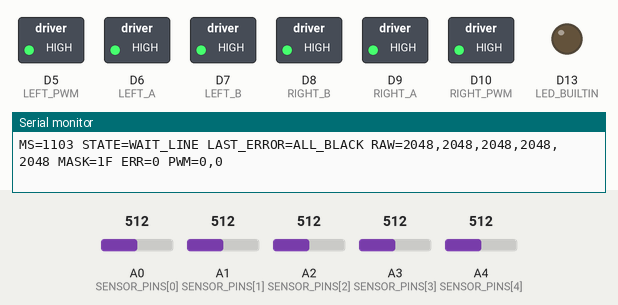
Bench run of a sketch on a simulated Arduino Uno R4 Minima. Parts: switched loads named in the sketch (green lamp = pin HIGH), output pins drawn as LEDs (lit = HIGH), the last lines printed to the serial monitor. Dashed ring = blinking. The test bench sets the inputs (shaded band); at power-on: A0 (SENSOR_PINS[0]) = 512, A4 (SENSOR_PINS[4]) = 512, A2 (SENSOR_PINS[2]) = 512, A1 (SENSOR_PINS[1]) = 512, A3 (SENSOR_PINS[3]) = 512 (analog values on the 0–1023 scale).

Above: at 1.2 s.
1.3 s: A0 (SENSOR_PINS[0]) set to 526
4.3 s: A4 (SENSOR_PINS[4]) set to 528
At 5.1 s:
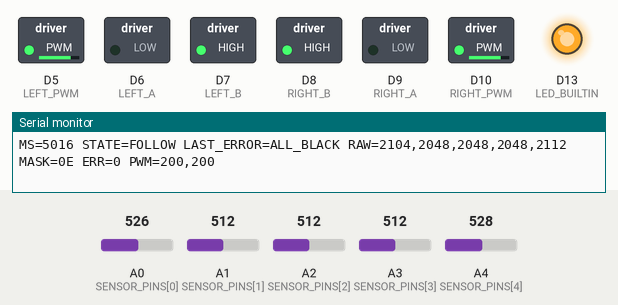
5.8 s: A2 (SENSOR_PINS[2]) set to 530
At 7.07 s:
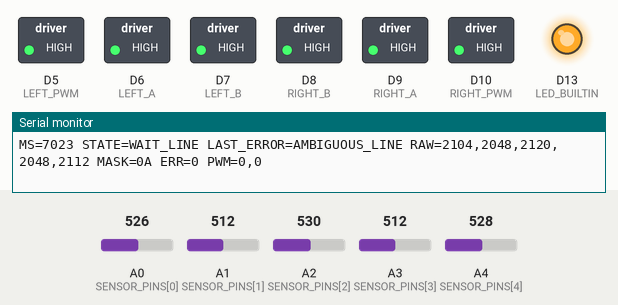
8.8 s: A1 (SENSOR_PINS[1]) set to 716
At 9.8 s:
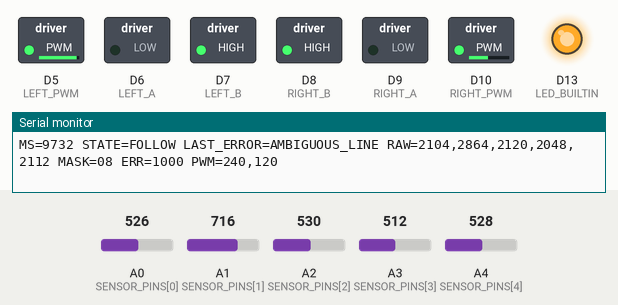
10.3 s: A3 (SENSOR_PINS[3]) set to 716
At 10.7 s:
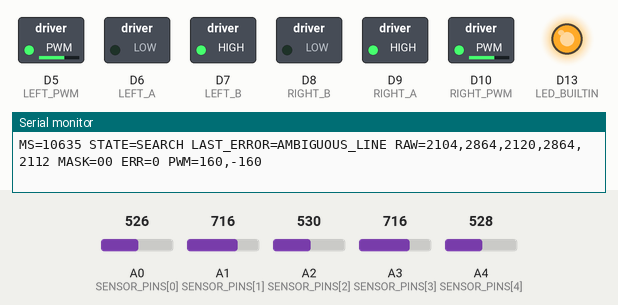
13.3 s: A1 (SENSOR_PINS[1]) set to 306
At 14.4 s:
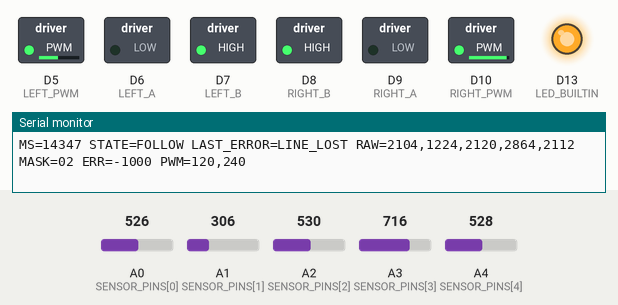
Timing chart, 0 to 15.8 s (numbered marks = the images above; inputs shaded):
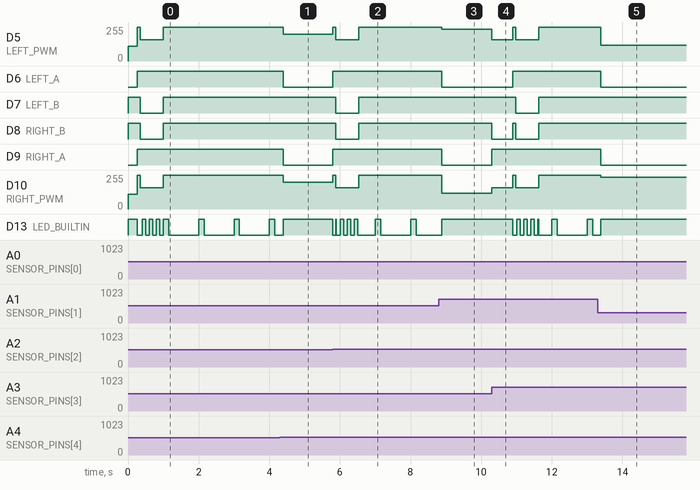

Measured:
- the behaviour switches between 513 and 514 on A4 (SENSOR_PINS[4]) (found by bisection; images 0 and 1)
- the behaviour switches between 513 and 514 on A2 (SENSOR_PINS[2]) (found by bisection; images 1 and 2)
- after the input at 4.3 s, D5 (LEFT_PWM), D10 (RIGHT_PWM): 255/255 → 200/255 after 0.09 s; D6 (LEFT_A), D9 (RIGHT_A): HIGH → LOW after 0.09 s
- after the input at 5.8 s, D5 (LEFT_PWM), D10 (RIGHT_PWM): 200/255 → 255/255 at once, → 160/255 0.08 s later, → 255/255 0.65 s later; D6 (LEFT_A), D9 (RIGHT_A): LOW → HIGH at once; D7 (LEFT_B), D8 (RIGHT_B): HIGH → LOW after 0.09 s, → HIGH 0.65 s later
- after the input at 8.8 s, D5 (LEFT_PWM): 255/255 → 240/255 after 0.09 s; D6 (LEFT_A), D9 (RIGHT_A): HIGH → LOW after 0.09 s; D10 (RIGHT_PWM): 255/255 → 120/255 after 0.09 s
- after the input at 10.3 s, D5 (LEFT_PWM): alternates 255/255 for 0.08 s and 160/255 for 0.62 s, 4 changes in all, then stays 255/255, starting at once; D6 (LEFT_A): LOW → HIGH after 0.60 s
- after the input at 13.3 s, D5 (LEFT_PWM): 255/255 → 120/255 after 0.09 s; D6 (LEFT_A), D9 (RIGHT_A): HIGH → LOW after 0.09 s; D10 (RIGHT_PWM): 255/255 → 240/255 after 0.09 s

The sketch:

robot_line_state_machine.ino
```cpp
// =====================================================================
// Line Following Robot - Analog + Recovery State Machine
// TCRT5000 5CH + L298N + Arduino UNO WiFi R4
// พอร์ตมาจาก robotline_simple.ino (โปรเจกต์ robotcurclerun/IOT-Robot)
// เก็บเป็นไฟล์แยกจาก robot_line_following_PD (PD controller ตัวหลักของรถคันนี้)
//
// สลับสายมอเตอร์ทางฮาร์ดแวร์แล้ว (2026-09-15) ให้ตรงกับขาต้นฉบับของ robotline_simple.ino:
// ขา 10 = มอเตอร์ขวา, ขา 5 = มอเตอร์ซ้าย — ใช้ชื่อขา/ทิศทางแบบต้นฉบับตรงๆ ไม่ต้องแปลงอีก
// ปรับค่า calibration/tuning ได้ใน Settings.h
// =====================================================================
#include <Arduino.h>
#include <math.h>
#include <stdio.h>
#include <ctype.h>
#include "Settings.h"

using namespace settings;

// ขา L298N ของรถคันนี้ (ตรงกับสายที่ต่อจริงหลังสลับ — เหมือน robotline_simple.ino ต้นฉบับ)
const int LEFT_PWM = 5, LEFT_A = 6, LEFT_B = 7;   // มอเตอร์ซ้าย
const int RIGHT_PWM = 10, RIGHT_A = 9, RIGHT_B = 8; // มอเตอร์ขวา

// เรียงจากซ้ายไปขวา S1..S5
const int SENSOR_PINS[5] = {A0, A1, A2, A3, A4};

static_assert(BASE_SPEED > 0 && BASE_SPEED <= MAX_SPEED && MAX_SPEED <= 255,
              "Use motor speeds in 1..MAX_SPEED, with MAX_SPEED <= 255");
static_assert(TURN_SPEED > 0 && TURN_SPEED <= MAX_SPEED &&
              SEARCH_SPEED > 0 && SEARCH_SPEED <= MAX_SPEED &&
              REVERSE_SPEED > 0 && REVERSE_SPEED <= MAX_SPEED &&
              CROSS_SPEED > 0 && CROSS_SPEED <= MAX_SPEED,
              "Turn/search/reverse/cross speeds must be in 1..MAX_SPEED");
static_assert(RIGHT_TRIM > 0 && RIGHT_TRIM <= 2 && STEERING_KP >= 0,
              "Check RIGHT_TRIM and STEERING_KP");
static_assert(SAMPLE_MS > 0 && SAMPLE_MS < CONTROL_GAP_MS,
              "SAMPLE_MS must be positive and smaller than CONTROL_GAP_MS");

int raw[5] = {}, lineMask = 0, lineGroups = 0;
float lineError = 0; // -2 = สุดซ้าย, 0 = กลาง, +2 = สุดขวา
int leftPwm = 256, rightPwm = 256; // บังคับให้รอบแรกเขียนมอเตอร์เสมอ
int lastDirection = 0;             // -1 ซ้าย, +1 ขวา, 0 ยังไม่รู้
bool stopped = false, turning = false, crossing = false;
enum class Recovery { None, BrakeBefore, Reverse, BrakeAfter, WaitLine };
Recovery recovery = Recovery::None;
const char* state = "READY";
const char* lastError = "NONE";
uint32_t lastSample = 0, lastLine = 0, turnSince = 0, blackSince = 0;
uint32_t brakeSince = 0, reverseSince = 0;

int limitPwm(int value) {
  if (value > MAX_SPEED) return MAX_SPEED;
  if (value < -MAX_SPEED) return -MAX_SPEED;
  return value;
}

// forward = a=LOW,b=HIGH ; reverse = a=HIGH,b=LOW ; value=0: a=b=HIGH (dynamic brake)
// (ตรงกับ robotline_simple.ino ต้นฉบับ — ใช้ได้ตรงๆ เพราะสลับสายมอเตอร์ให้ตรงกับขาแล้ว)
void setWheel(int enable, int a, int b, int value, int previous) {
  if (value == previous) return;
  bool sameDirection = (value > 0 && previous > 0) || (value < 0 && previous < 0);
  if (!sameDirection) {
    analogWrite(enable, 0); // ปิด bridge ก่อนสลับทิศ
    digitalWrite(a, value > 0 ? LOW : HIGH);
    digitalWrite(b, value < 0 ? LOW : HIGH);
  }
  analogWrite(enable, value == 0 ? 255 : abs(value));
}

void drive(int left, int right) {
  left = limitPwm(left);
  right = limitPwm(int(right * RIGHT_TRIM));
  setWheel(LEFT_PWM, LEFT_A, LEFT_B, left, leftPwm);
  setWheel(RIGHT_PWM, RIGHT_A, RIGHT_B, right, rightPwm);
  leftPwm = left;
  rightPwm = right;
}

void stopRobot(const char* reason) {
  if (!stopped) state = reason;
  stopped = true; // กลับมาวิ่งต่อต้อง RESET เท่านั้น
  drive(0, 0);
}

void serviceSerial() {
  static int matched = 0;
  const char* command = "STOP";
  // รับคำสั่ง STOP ได้แม้ไม่มี newline คั่น ทีละตัวอักษรข้ามรอบ loop ได้ ไม่สนตัวพิมพ์เล็ก/ใหญ่
  for (int i = 0; i < 16 && Serial.available(); ++i) {
    int ch = toupper(Serial.read());
    matched = ch == command[matched] ? matched + 1 : (ch == 'S' ? 1 : 0);
    if (matched == 4) { stopRobot("SERIAL_STOP"); matched = 0; }
  }
}

int readSensor(int pin) {
  analogRead(pin); // ทิ้งค่าแรกหลังสลับช่อง ADC
  int a = analogRead(pin), b = analogRead(pin), c = analogRead(pin);
  if (a > b) { int t = a; a = b; b = t; }
  if (b > c) { int t = b; b = c; c = t; }
  return a > b ? a : b; // median ของ 3 ค่า กันสัญญาณรบกวนจาก L298N
}

void readLine() {
  lineMask = lineGroups = 0;
  float weight = 0, weightedPosition = 0;
  bool previousBlack = false;
  for (int i = 0; i < 5; ++i) {
    raw[i] = readSensor(SENSOR_PINS[i]);
    int span = BLACK_RAW[i] - FLOOR_RAW[i];
    float darkness = span == 0 ? 0 : 1000.0f * (raw[i] - FLOOR_RAW[i]) / span;
    if (darkness < 0) darkness = 0;
    if (darkness > 1000) darkness = 1000;
    bool black = darkness >= LINE_THRESHOLD;
    if (black) {
      lineMask |= 1 << i;
      if (!previousBlack) ++lineGroups;
      weight += darkness;
      weightedPosition += (i - 2) * darkness;
    }
    previousBlack = black;
  }
  lineError = weight > 0 ? weightedPosition / weight : 0;
}

void pivot(int direction, int speed) {
  drive(direction * speed, -direction * speed);
}

void startRecovery(uint32_t now, const char* reason) {
  lastError = reason;
  recovery = Recovery::BrakeBefore;
  brakeSince = now;
  turning = crossing = false;
  state = "ERROR_BRAKE";
  drive(0, 0);
}

// คืน true ตลอดที่ recovery ยังคุมมอเตอร์อยู่ (STOP เช็คใน followLine())
bool recoverLine(uint32_t now) {
  if (recovery == Recovery::None) return false;
  if (recovery == Recovery::BrakeBefore) {
    if (now - brakeSince < BRAKE_MS) return true;
    recovery = Recovery::Reverse;
    reverseSince = now;
    state = "REVERSE";
    drive(-REVERSE_SPEED, -REVERSE_SPEED);
    return true;
  }

  // กลับมาวิ่งต่อเฉพาะตอนเจอ pattern ปกติ ไม่ใช่โค้งเดิมที่เพิ่งพลาด/เส้นแยก/แถบดำล้วน
  // ไม่ต้องใช้ encoder หรือ delay()
  bool found = lineGroups == 1 && lineMask != 31 && fabsf(lineError) < 1.5f &&
               lineMask != 7 && lineMask != 15 && lineMask != 28 && lineMask != 30;
  if (recovery == Recovery::WaitLine && !found) return true;
  if ((recovery == Recovery::Reverse || recovery == Recovery::WaitLine) && found) {
    recovery = Recovery::BrakeAfter;
    brakeSince = now;
    state = "LINE_BRAKE";
    drive(0, 0);
  }
  if (recovery == Recovery::BrakeAfter) {
    if (now - brakeSince < BRAKE_MS) return true;
    if (found) { recovery = Recovery::None; return false; }
    recovery = Recovery::Reverse; // เห็นเส้นแวบเดียวแล้วหาย: ใช้ deadline เดิมต่อ
  }
  if (now - reverseSince >= REVERSE_MS) {
    // จบรอบถอยนี้ แต่ยังอ่านเซนเซอร์ต่อ ไม่ต้อง RESET
    recovery = Recovery::WaitLine;
    state = "WAIT_LINE";
    drive(0, 0);
  } else if (recovery == Recovery::Reverse) {
    state = "REVERSE";
    drive(-REVERSE_SPEED, -REVERSE_SPEED);
  }
  return true;
}

// พฤติกรรมหลัก: แก้ branch เล็กๆ ตรงนี้เพื่อเปลี่ยนการตามเส้น
void followLine(uint32_t now) {
  if (stopped) return;
  if (recoverLine(now)) return;

  if (lineMask == 31) {
    if (!crossing) { crossing = true; blackSince = now; }
    turning = false;
    if (now - blackSince >= ALL_BLACK_MS) startRecovery(now, "ALL_BLACK");
    else { state = "CROSS"; drive(CROSS_SPEED, CROSS_SPEED); }
    return;
  }
  crossing = false;

  // กลุ่มดำแยกกันอาจเป็นเส้นข้างเคียง ห้ามเฉลี่ยข้ามกลุ่ม
  if (lineGroups > 1) { startRecovery(now, "AMBIGUOUS_LINE"); return; }
  if (lineMask == 0) {
    if (lastDirection == 0 || now - lastLine >= SEARCH_MS ||
        (turning && now - turnSince >= TURN_TIMEOUT_MS)) {
      startRecovery(now, "LINE_LOST");
    } else {
      state = "SEARCH";
      pivot(lastDirection, SEARCH_SPEED);
    }
    return;
  }
  lastLine = now;
  if (fabsf(lineError) > 0.1f) lastDirection = lineError < 0 ? -1 : 1;

  int turn = 0;
  if (lineMask == 7 || lineMask == 15 || lineError <= -1.5f) turn = -1;
  if (lineMask == 28 || lineMask == 30 || lineError >= 1.5f) turn = 1;
  if (turn != 0) {
    if (!turning) { turning = true; turnSince = now; }
    lastDirection = turn;
    if (now - turnSince >= TURN_TIMEOUT_MS) startRecovery(now, "TURN_TIMEOUT");
    else { state = "TURN"; pivot(turn, TURN_SPEED); }
    return;
  }
  turning = false;

  state = "FOLLOW";
  int correction = int(STEERING_KP * lineError);
  // เส้นอยู่ซ้าย (lineError ติดลบ): correction ติดลบ ล้อซ้ายช้าลง ล้อขวาเร็วขึ้น -> เลี้ยวเข้าเส้น
  int left = BASE_SPEED + correction, right = BASE_SPEED - correction;
  drive(left < 0 ? 0 : left, right < 0 ? 0 : right);
}

void reportStatus(uint32_t now) {
  static char report[160];
  static size_t length = 0, sent = 0;
  static uint32_t lastReport = 0;
  if (!Serial) { length = sent = 0; return; }
  if (sent == length && now - lastReport >= REPORT_MS) {
    lastReport = now;
    int n = snprintf(report, sizeof(report),
      "MS=%lu STATE=%s LAST_ERROR=%s RAW=%d,%d,%d,%d,%d MASK=%02X ERR=%d PWM=%d,%d\n",
      (unsigned long)now, state, lastError, raw[0], raw[1], raw[2], raw[3], raw[4],
      unsigned(lineMask), int(lineError * 1000), leftPwm, rightPwm);
    length = n > 0 ? (size_t(n) < sizeof(report) ? size_t(n) : sizeof(report) - 1) : 0;
    sent = 0;
  }
  int room = Serial.availableForWrite();
  size_t count = length - sent;
  if (room > 0 && count > 0) {
    if (count > size_t(room)) count = size_t(room);
    sent += Serial.write((const uint8_t*)report + sent, count);
  }
}

void updateStatusLED(uint32_t now) {
  bool on = true;
  if (stopped)
    on = now % 1500 < 100 || (now % 1500 >= 250 && now % 1500 < 350);
  else if (recovery == Recovery::WaitLine) on = now % 1000 < 150;
  else if (recovery == Recovery::Reverse) on = (now / 100) % 2 == 0;
  else if (recovery != Recovery::None) on = false; // กำลังเบรกก่อนสลับทิศ
  digitalWrite(LED_BUILTIN, on ? HIGH : LOW);
}

void setup() {
  analogWriteResolution(8);
  pinMode(LEFT_PWM, OUTPUT); pinMode(RIGHT_PWM, OUTPUT);
  analogWrite(LEFT_PWM, 0); analogWrite(RIGHT_PWM, 0);
  pinMode(LEFT_A, OUTPUT); pinMode(LEFT_B, OUTPUT);
  pinMode(RIGHT_A, OUTPUT); pinMode(RIGHT_B, OUTPUT);
  drive(0, 0);
  pinMode(LED_BUILTIN, OUTPUT);
  Serial.begin(115200);
  analogReadResolution(12);
  for (int i = 0; i < 5; ++i) {
    pinMode(SENSOR_PINS[i], INPUT);
    if (FLOOR_RAW[i] < 0 || FLOOR_RAW[i] > 4095 ||
        BLACK_RAW[i] < 0 || BLACK_RAW[i] > 4095 || FLOOR_RAW[i] == BLACK_RAW[i])
      stopRobot("INVALID_SENSOR_CONFIG");
  }
  if (LINE_THRESHOLD < 1 || LINE_THRESHOLD > 1000) stopRobot("INVALID_THRESHOLD");
  lastSample = lastLine = millis();
}

void loop() {
  serviceSerial(); // STOP ทำงานได้แม้ระหว่างรอบอ่านเซนเซอร์
  uint32_t now = millis();
  if (now - lastSample >= SAMPLE_MS) {
    readLine();
    now = millis();
    if ((leftPwm != 0 || rightPwm != 0) && now - lastSample > CONTROL_GAP_MS)
      stopRobot("CONTROL_OVERRUN");
    lastSample = now;
    followLine(now);
    updateStatusLED(now);
  }
  reportStatus(millis());
}
```

Settings.h
```cpp
#pragma once

// แก้ค่าตรงนี้ก่อน — วัดจากเซนเซอร์จริงบนรถคันนี้ (S1..S5 = A0..A4 ซ้าย->ขวา)
// FLOOR_RAW = ค่า analogRead ตอนอยู่บนพื้น (ไม่เจอเส้นดำ)
// BLACK_RAW = ค่า analogRead ตอนอยู่บนเส้นดำ
// ไม่ต้องสนใจว่าดำแล้วค่าสูงหรือต่ำ สูตร darkness จะกลับให้เองจากสองค่านี้
namespace settings {
const int FLOOR_RAW[5] = {3000, 3000, 3000, 3000, 3000};
const int BLACK_RAW[5] = {900, 900, 900, 900, 900};
const int LINE_THRESHOLD = 450; // Normalized darkness: floor=0, black=1000.

// PWM 0..255 (ตรงกับ L298N เดิมของรถคันนี้: ENA/ENB)
const int BASE_SPEED = 200;     // ความเร็วเดินหน้าปกติ — ยังไม่ได้ทดสอบจริงกับ state machine นี้ ต้องจูนใหม่
constexpr float STEERING_KP = 80; // แก้โค้งธรรมดา ปรับทีละ 5
const int TURN_SPEED = 210;     // หมุนสองล้อสวนกันตอนเจอมุม 90/มุมแหลม
const int SEARCH_SPEED = 160;   // หมุนต่อหาเส้นตอนเส้นหายระหว่างเข้าโค้ง
const int REVERSE_SPEED = 160;  // ถอยหาเส้นตอนหลุด
const int CROSS_SPEED = 110;    // เดินหน้าตอนเซนเซอร์เจอดำครบ 5 ตัว (สี่แยก/เส้นตัด)
const int MAX_SPEED = 240;      // เพดาน PWM ของบอร์ดนี้ (0..255)
constexpr float RIGHT_TRIM = 1.0f; // ยังไม่วัด trim ล้อจริงของรถคันนี้ ปรับถ้ารถเบี้ยว

const unsigned long SEARCH_MS = 600;        // หลุดเส้นนานกว่านี้ -> เข้า recovery
const unsigned long TURN_TIMEOUT_MS = 1800; // ติดโค้งแหลมนานเกินนี้ -> เข้า recovery
const unsigned long REVERSE_MS = 650;       // ถอยครบเวลาแล้วรอเส้น เจอเส้นกลับวิ่งเอง
const unsigned long BRAKE_MS = 80;          // เบรกก่อนถอยและก่อนกลับเดินหน้า
const unsigned long ALL_BLACK_MS = 250;     // ดำครบห้าจุดนานเกินนี้ -> ถอยหาเส้น
const unsigned long SAMPLE_MS = 5;          // รอบอ่าน/ควบคุม ไม่มี delay()
const unsigned long REPORT_MS = 100;        // ความถี่ status ผ่าน Serial
const unsigned long CONTROL_GAP_MS = 150;   // อัปเดตช้ากว่านี้ -> STOP กันมอเตอร์ค้าง
}
```
